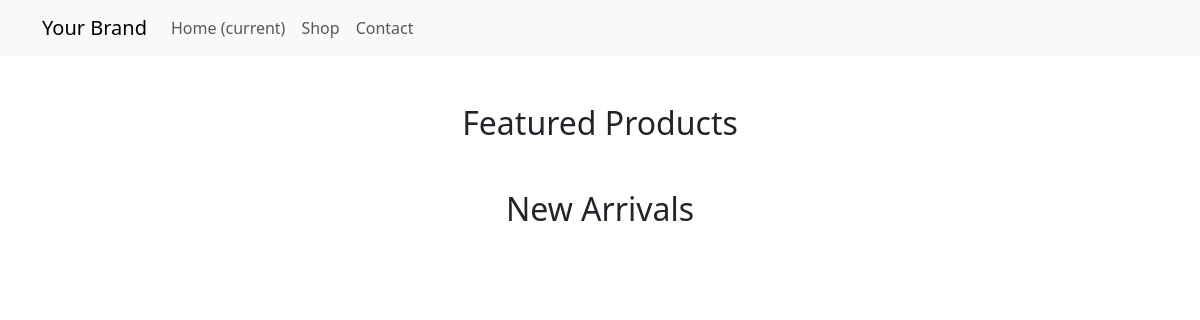
Before: / with the older database file.
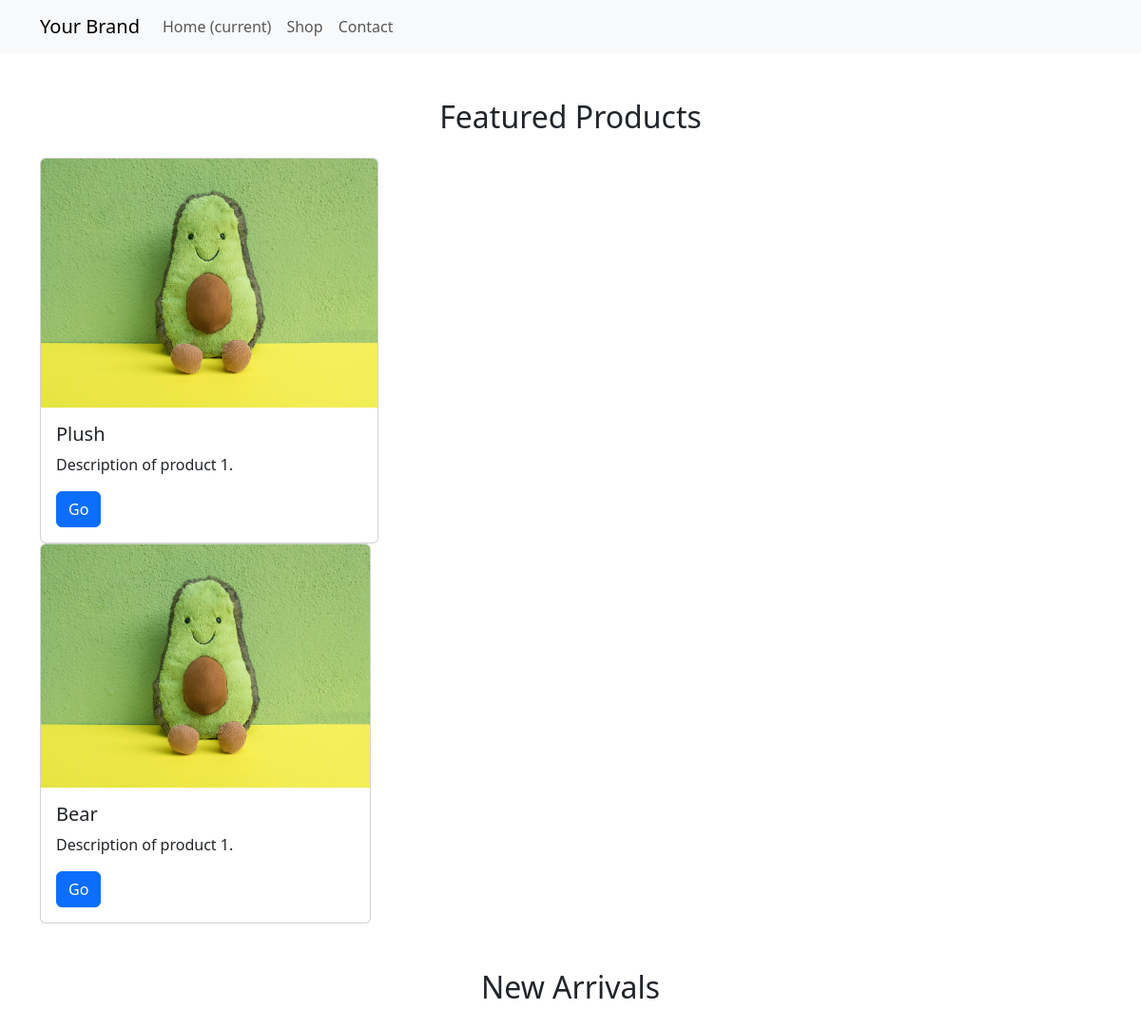
After: the same page with the newer database file.
### item/models.py (models this page shows, shortened)
class Item(models.Model):
    DEFAULT_PHOTO = 'photos/default_photo.jpg'
    name = models.CharField(max_length=40)
    price = models.DecimalField(max_digits=10, decimal_places=2)
    description = models.TextField(max_length=1000, blank=True, null=True)
    photo = models.ImageField(default=DEFAULT_PHOTO, upload_to='photos', blank=True, null=True)
    category = models.ManyToManyField(Category, blank=True)
    owner = models.ForeignKey(User, on_delete=models.CASCADE)
    heart_counter = models.IntegerField(default=0)
    views = models.IntegerField(default=0)

### item/views.py (the view)
# urls.py: path('', HomeView.as_view(), name='home'),
class HomeView(ListView):
    model = Item
    template_name = 'item/home.html'
    context_object_name = 'item_list'

### item/templates/item/home.html (shortened to what this page needs)
{% extends 'item/base.html' %}
{% block content %}
  <div class="container mt-5">
    <h2 class="text-center mb-4">Featured Products</h2>
      {% for item in item_list %}
    <div class="row">
      <div class="col-md-4">
        <div class="card">
          <img src="{{ item.photo.url }}" class="card-img-top" alt="...">
          <div class="card-body">
            <h5 class="card-title">{{ item.name }}</h5>
            <p class="card-text">Description of product 1.</p>
            <a href="{% url 'item:item-detail' item.id %}" class="btn btn-primary">Go</a>
          </div>
        </div>
      </div>
      {% endfor %}
    </div>
  </div>
  <div class="container mt-5">
    <h2 class="text-center mb-4">New Arrivals</h2>
  </div>
{% endblock %}

### item/templates/item/base.html (shortened to what this page needs)
<!doctype html>
<html lang="en">
<head>
    <link href="https://cdn.jsdelivr.net/npm/bootstrap@5.3.2/dist/css/bootstrap.min.css" rel="stylesheet">
</head>
<body>
<nav class="navbar navbar-expand-lg navbar-light bg-light">
    <div class="container">
        <a class="navbar-brand" href="#">Your Brand</a>
        <div class="collapse navbar-collapse" id="navbarSupportedContent">
            <ul class="navbar-nav ml-auto">
                <li class="nav-item active">
                    <a class="nav-link" href="#">Home <span class="sr-only">(current)</span></a>
                </li>
                <li class="nav-item">
                    <a class="nav-link" href="#">Shop</a>
                </li>
                <li class="nav-item">
                    <a class="nav-link" href="#">Contact</a>
                </li>
            </ul>
        </div>
    </div>
</nav>
{% block content %}
{% endblock %}
</body>
</html>

Changed rows visible on the page:
added Item: photo (placeholder picture), name "Plush"
added Item: photo (placeholder picture), name "Bear"
